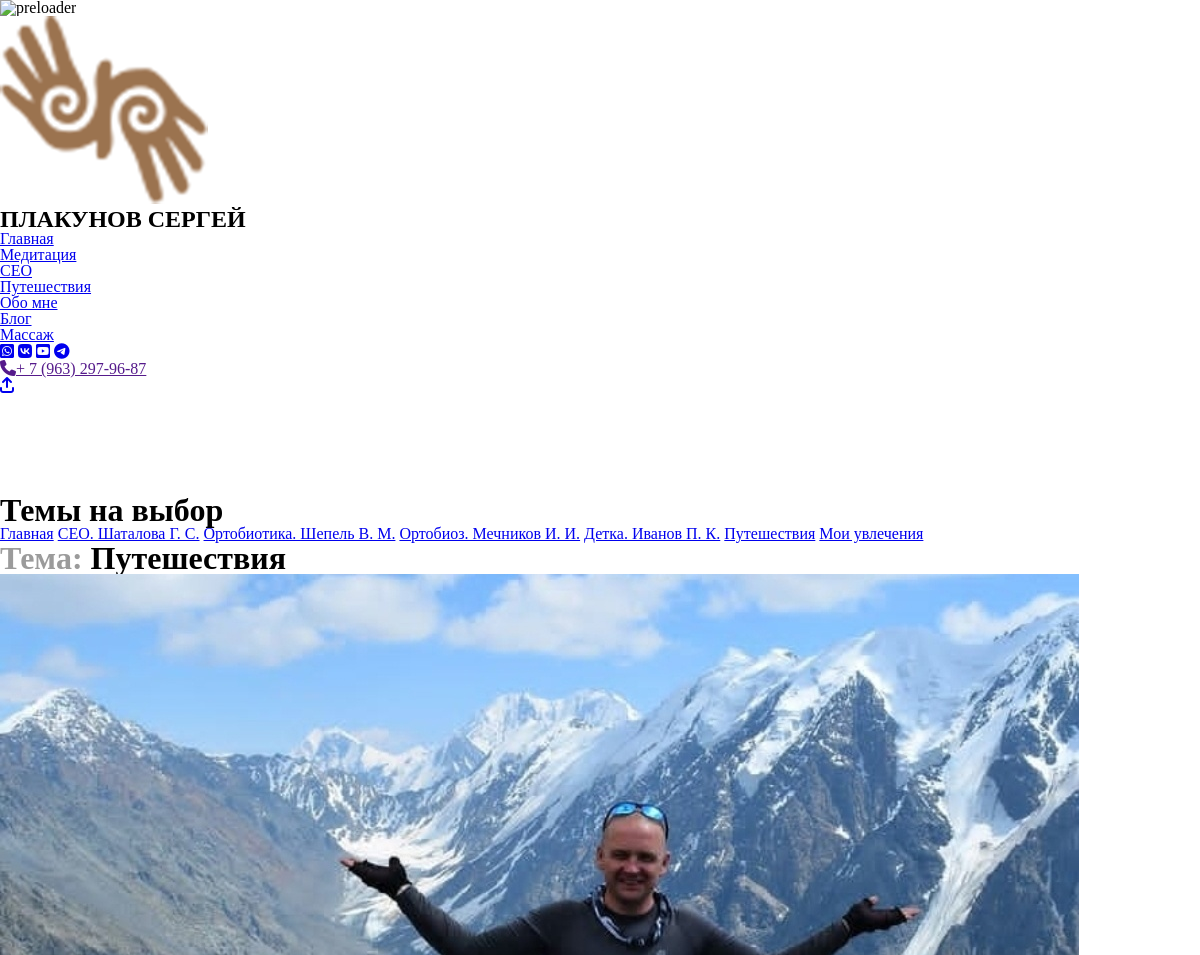
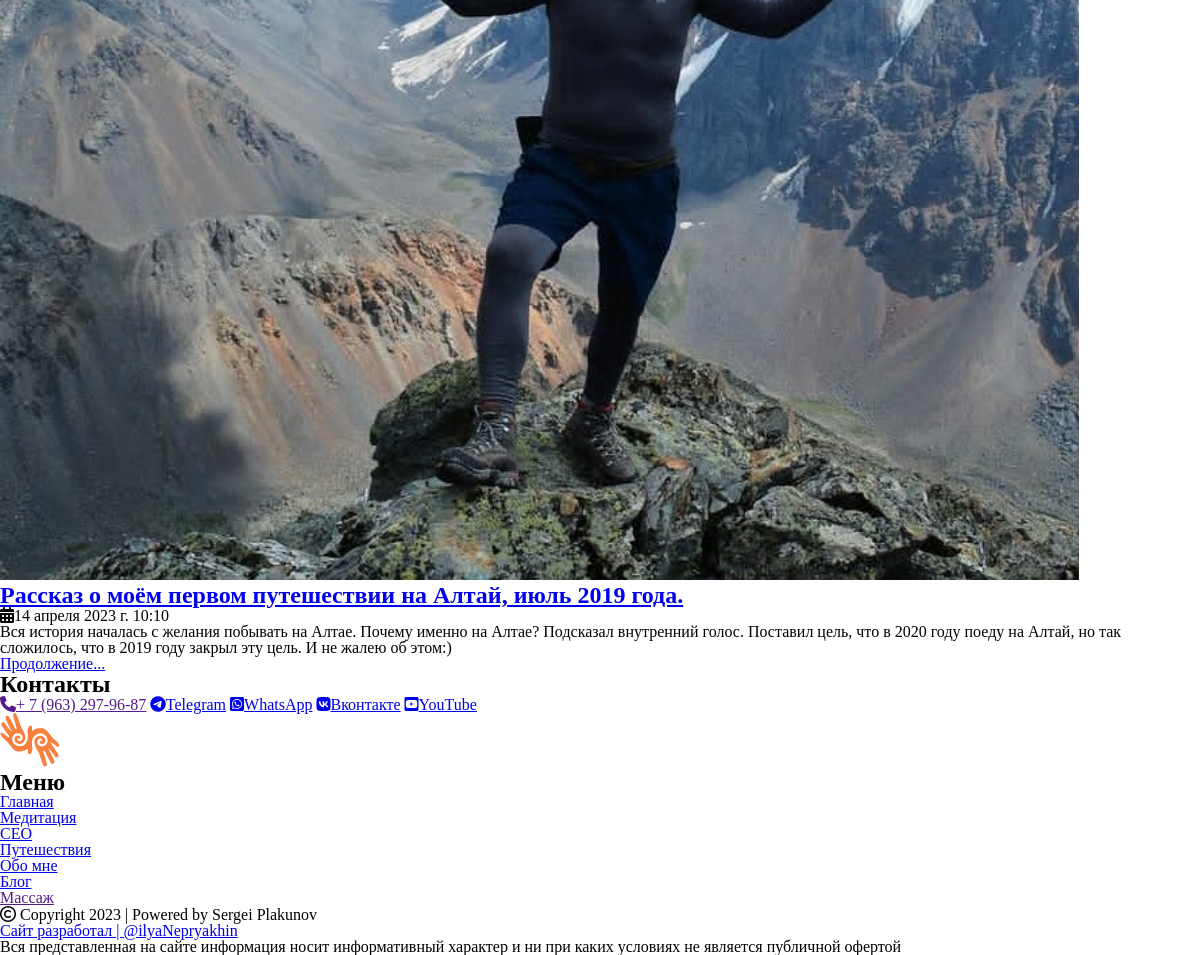
Page /Blog/topic_2/ on the committed database (2 pictures, top to bottom).
### MyBlog/models.py (models this page shows, shortened)
class TopicPost(models.Model):
    name = models.CharField(max_length=50, db_index=True, verbose_name="Название")
    class Meta:
        verbose_name_plural = "Темы"
        verbose_name = "Тема"
        ordering = ['-id']

class Post(models.Model):
    title = models.CharField(max_length=200, verbose_name="Заголовок")
    content = models.CharField(max_length=300, verbose_name="Краткое описание")
    content_big = models.TextField(null=True, blank=True, verbose_name="Описание")
    topic = models.ForeignKey('TopicPost', null=True, on_delete=models.PROTECT, verbose_name="Тема")
    published = models.DateTimeField(auto_now_add=True, db_index=True, verbose_name="Опубликовано")
    image = models.ImageField(upload_to='image/%Y', verbose_name="Изображение на зоголовок")
    class Meta:
        verbose_name_plural = "Посты"
        verbose_name = "Пост"
        ordering = ['-published']

### MyBlog/views.py (the view)
# urls.py: path('topic_<int:topic_id>/', views.My_topic, name="My_topic"),
def My_topic(request, topic_id):
    MyPost = Post.objects.filter(topic=topic_id)
    Topics = TopicPost.objects.all()
    current_topic = TopicPost.objects.get(id=topic_id)
    context = {'MyPost': MyPost, 'Topics': Topics, 'current_topic': current_topic}
    return render(request, 'MyBlog/my_topic.html', context)

### MyBlog/templates/MyBlog/my_topic.html (shortened to what this page needs)
{% extends 'MyBlog/Blog.html' %}
{% load static %}
{% block content_Blog %}
    <div class="posts">
        <div class="a_topic" style="margin: 100px 0 0 0;">
            <h1>Темы на выбор</h1>
            <a href="{% url "Blog" %}">Главная</a>
            {% for topic in Topics %}
                <a href="{% url "My_topic" topic.pk %}">{{ topic.name }}</a>
            {% endfor %}
        </div>
        <h1><span style="color: #9b9b9b">Тема:</span> {{ current_topic.name }}</h1>
        {% for Blog in MyPost %}
            <div class="posts_info">
                <img src="{{ Blog.image.url }}" alt="">
                <div class="posts_info_text">
                    <a href="{% url "content_blog" Blog.id  %}"><h2>{{ Blog.title }}</h2></a>
                    <div class="data_publoshed"><i class="fa-solid fa-calendar-days"></i>{{ Blog.published }}</div>
                    <p>{{ Blog.content }}</p>
                     <a href="{% url "content_blog" Blog.id  %}">Продолжение...</a>
                </div>
            </div>
        {% endfor %}
    </div>
{% endblock %}

### rows in the picture
TopicPost: name "СЕО. Шаталова Г. С."
TopicPost: name "Ортобиотика. Шепель В. М."
TopicPost: name "Ортобиоз. Мечников И. И."
TopicPost: name "Детка. Иванов П. К."
TopicPost: name "Путешествия"
TopicPost: name "Мои увлечения"
Post: image (picture), title "Рассказ о моём первом путешествии на Алтай, июль 2019 года.", published "14 апреля 2023 г. 10:10", content "Вся история началась с желания побывать на Алтае. Почему именно на Алтае? Подсказал внутренний голос. Поставил цель, что в 2020 году поеду на Алтай, но так сложилось, что в 2019 году закрыл эту цель. И не жалею об этом:)"
